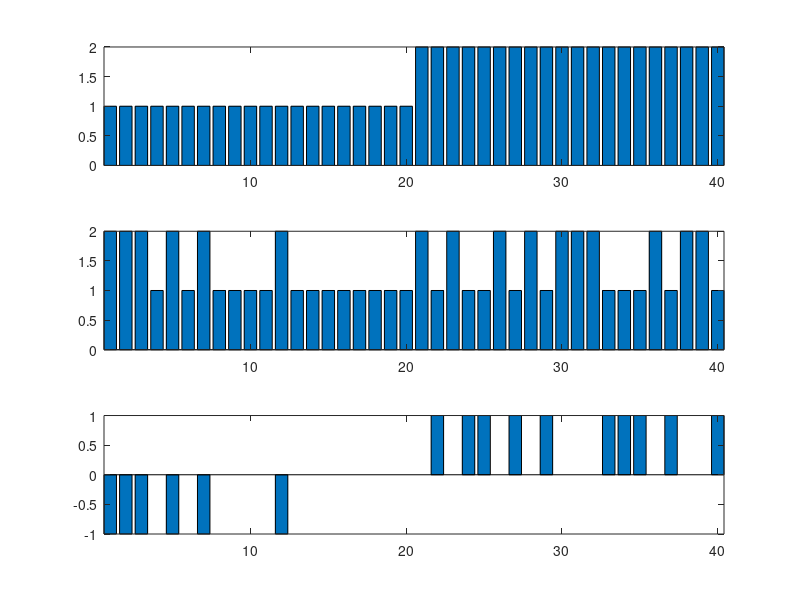
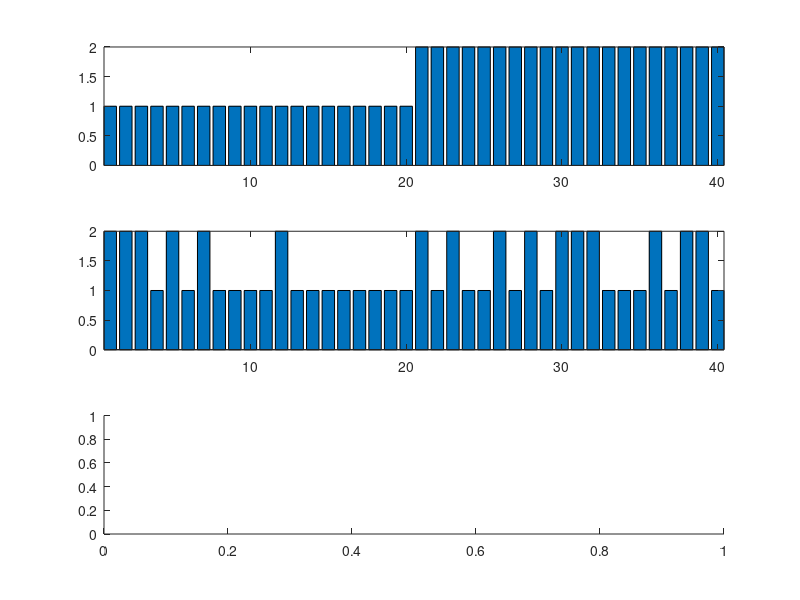

The MATLAB source for these figures, in order: (Note: this script raises an error after producing the figures.)
%%데이터 불러오기/ 각 종을 숫자로 표현 1: versicolor, 2: viginica/ 학습데이터와 평가데이터 나누기
clear; close all; clc;

load fisheriris;

spcs2num = [];
for k=1:1:length(species)
    if strcmp(species(k), 'versicolor') == 1
        spcs2num(k,1) = 1;
    elseif strcmp(species(k), 'virginica') == 1
        spcs2num(k,1) = 2;
    end
end

tr_id = [71:1:100 121:1:150];
Training_data = meas(tr_id, 1:2); % sepal length, width만 가져와라
Training_label = spcs2num(tr_id,:);

ts_id=[51:1:70 101:1:120];
Test_data=meas(ts_id, 1:2); %sepal length, width만 가져오기
Test_label=spcs2num(ts_id,:);

k=3;
id=1;
tmp_data=Test_data(id,:); %평가해보고 싶은 데이터 가져오기

%학습 데이터와 평가해보고 싶은 데이터 간의 거리를 계산
for i=1:1:length(Training_label)
    u_dis(i,1)=sqrt((Training_data(i,1)-tmp_data(1,1))^2+(Training_data(i,2)-tmp_data(1,2))^2);
end

%가장 인접한 k개를 찾는다
[s_v,s_i]=sort(u_dis,'ascend');
k_idx=s_i(1:k)

%해당 k개의 데이터가 어떤 그룹에 속해있는지 확인
k_group=Training_label(k_idx,1)

%다수결 투표를 통해 최종 그룹 결정: 그룹이 1또는 2밖에 없으므로
idx1=find(k_group==1);
idx2=find(k_group==2);

if length(idx1)>length(idx2)
    final_group=1;
else
    final_group=2;
end
%final_group=mode(k_group); %mode: 최빈값을 찾는 함수.(mean은 평균, median은
%중앙값, mode는 최빈값)
[final_group Test_label(id,1)]

%모든 test data에 대해 
k=3;
for id=1:1:length(Test_label)
    tmp_data=Test_data(id,:);

    for i=1:1:length(Training_label)
        u_dis(i,1)=sqrt((Training_data(i,1)-tmp_data(1,1))^2+(Training_data(i,2)-tmp_data(1,2))^2);
    end

    %가장 인접한 k개를 찾는다
    [s_v, s_i]=sort(u_dis,'ascend');
    k_idx=s_i(1:k);

    %해당 k개의 데이터가 어떤 그룹에 속하는지 확인
    k_group=Training_label(k_idx,1);
    final_group(id,1)=mode(k_group);
end

figure;
subplot(311); bar(Test_label); axis tight;
subplot(312); bar(final_group); axis tight;
subplot(313); bar(Test_label-final_group);axis tight;

k=3;
mdl=fitcknn(Training_data, Training_label, 'NumNeighbors',k,'Distance','euclidean');
mat_res=predict(mdl, Test_data);

figure;
subplot(311); bar(Test_label); axis tight;
subplot(312); bar(final_group); axis tight;
subplot(313); bar(mat_res);axis tight;
